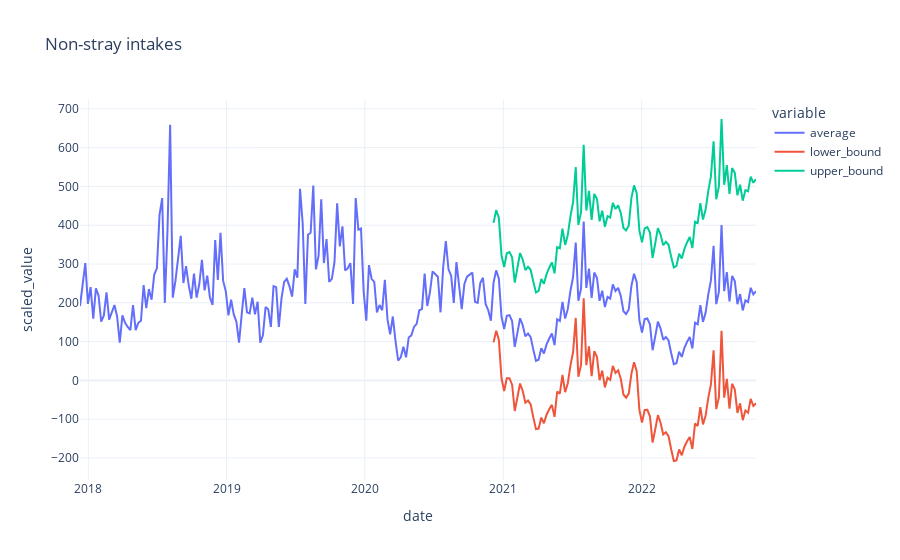

Here is the notebook cell this chart was saved with:
### Code cell
fig_nostray = px.line(preds_long_nostray, x="date", y="scaled_value", color='variable', title='Non-stray intakes', template='plotly_white')

fig_nostray.show()

### Figure 1 — Plotly figure (JSON) as saved in the notebook; plotly's stock layout.template omitted (floating-point values rounded to 4 significant figures; data arrays with more than 128 entries replaced by an {"elided": "..."} marker saying what was removed)
{"data": [{"hovertemplate": "variable=average<br>date=%{x}<br>scaled_value=%{y}<extra></extra>", "legendgroup": "average", "line": {"color": "#636efa", "dash": "solid"}, "mode": "lines", "name": "average", "orientation": "v", "showlegend": true, "type": "scatter", "x": {"elided": "256 str values"}, "xaxis": "x", "y": {"elided": "256 float values"}, "yaxis": "y"}, {"hovertemplate": "variable=lower_bound<br>date=%{x}<br>scaled_value=%{y}<extra></extra>", "legendgroup": "lower_bound", "line": {"color": "#EF553B", "dash": "solid"}, "mode": "lines", "name": "lower_bound", "orientation": "v", "showlegend": true, "type": "scatter", "x": {"elided": "256 str values"}, "xaxis": "x", "y": {"elided": "256 float values"}, "yaxis": "y"}, {"hovertemplate": "variable=upper_bound<br>date=%{x}<br>scaled_value=%{y}<extra></extra>", "legendgroup": "upper_bound", "line": {"color": "#00cc96", "dash": "solid"}, "mode": "lines", "name": "upper_bound", "orientation": "v", "showlegend": true, "type": "scatter", "x": {"elided": "256 str values"}, "xaxis": "x", "y": {"elided": "256 float values"}, "yaxis": "y"}], "layout": {"autosize": true, "legend": {"title": {"text": "variable"}, "tracegroupgap": 0}, "title": {"text": "Non-stray intakes"}, "xaxis": {"anchor": "y", "autorange": true, "domain": [0, 1], "range": ["2017-12-10", "2022-10-30"], "title": {"text": "date"}, "type": "date"}, "yaxis": {"anchor": "x", "autorange": true, "domain": [0, 1], "range": [-256.8, 722.8], "title": {"text": "scaled_value"}, "type": "linear"}}}
